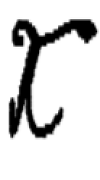
#> input picture nn/letter_imgs/X-1.png, 100 x 180 px, found by its file name
$ jupyter execute Letter_Feature_Extractor.ipynb   (shell and % lines are left out)
#> lines starting #> are read from the running program, lines starting #| are printed output that depends on the picture; after the words box and inside, x2 and y2 are one past the last pixel; in counts of white or black regions, pixels touching at a corner belong together; long printed decimals are rounded
#### 159740 Assignment 2 Addition
## <center>Feature Extration for 26 English Letters</center>
<center>17238744 Rebecca Liu</center>
<center>18043158 Yonggang Li</center>
<center>18042783 Zoe Wang   </center>

### Introduction

This application is as an addition for a larger group for seminar and assignment 2 and technically based on the <a herf=https://link.springer.com/content/pdf/10.1023%2FA%3A1022606404104.pdf>paper</a> from PETER W. FREY and DAVID J. SLATE.  <br>
#### Usage
* Scale the image size to width x height = 100 x 180 pixels.
* Specify the file path in <font color='blue'>img_file_path</font> in code block 2 below.
* Run all the code block and you will get the feature vector at the end of this notebook.

#### 16 Features
1. The horizontal position, counting pixels from the left edge of the image, of the center of the smallest rectangular box that can be drawn with all "on" pixels inside the box. <br>
2. The vertical position, counting pixels from the bottom, of the above box. <br>
3. The width, in pixels, of the box. <br>
4. The height, in pixels, of the box. <br>
5. The total number of "on" pixels in the character image.<br>
6. The mean horizontal position of all "on" pixels relative to the center of the box and divided by the width of the box. This feature has a negative value if the image is "leftheavy" as would be the case for the letter L. <br> <font color='red' >Never see NEGATIVE values in train and test data set</font>
7. The mean vertical position of all "on" pixels relative to the center of the box and divided by the height of the box. <br>
8. The mean squared value of the horizontal pixel distances as measured in 6 above. This attribute will have a higher value for images whose pixels are more widely separated in the horizontal direction as would be the case for the letters W or M.<br>
9. The mean squared value of the vertical pixel distances as measured in 7 above. <br>
10. The mean product of the horizontal and vertical distances for each "on" pixel as measured in 6 and 7 above. This attribute has a positive value for diagonal lines that run from bottom left to top right and a negative value for diagonal lines from top left to bottom right. <br><font color='red' >Never see NEGATIVE values in train and test data set</font>
11. The mean value of the squared horizontal distance tunes the vertical distance for each "on" pixel. This measures the correlation of the horizontal variance with the vertical position. <br>
12. The mean value of the squared vertical distance times the horizontal distance for each "on" pixel. This measures the correlation of the vertical variance with the horizontal position. <br>
13. The mean number of edges (an "on" pixel immediately to the right of either an "off pixel or the image boundary) encountered when making systematic scans from left to right at all vertical positions within the box. This measure distinguishes between letters like "W" or "M" and letters like "I" or "L." <br>
14. The sum of the vertical positions of edges encountered as measured in 13 above. This feature will give a higher value if there are more edges at the top of the box, as in the letter "Y."<br>
15. The mean number of edges (an "on" pixel immediately above either an "off pixel or the image boundary) encountered when making systematic scans of the image from bottom to top over all horizontal positions within the box. <br>
16. The sum of horizontal positions of edges encountered as measured in 15 above.<br>

To run the application, opencv_python library must be installed properly, run <br> <b>!pip install opencv_python</b> <br>from Jupyter Notebook.

[cell 1]
import cv2
import numpy as np
from matplotlib import pyplot as plt

[cell 2]
# initialized with 0
f_16 = [0 for x in range(16)]
binary_img = None
img_file_path = 'letter_imgs\\X-1.PNG'

[cell 3]
# Load the specified image and return the original and binarized image
def load_and_binarize(img_path):
#> called with img_path = 'letter_imgs\\X-1.PNG'
    img_o = cv2.imread(img_path)
#> img_o is the input picture: shape (180, 100, 3); min 0, max 255, mean 215.2
    ret, img_b = cv2.threshold(img_o, 127, 255, cv2.THRESH_BINARY)
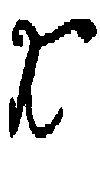
#> img_b: shape (180, 100, 3); 84% white; 1 black region, box (x1, y1, x2, y2) and area: (9, 19, 97, 138) 2873
    img_h, img_w, img_c = img_b.shape
#> img_h = 180; img_w = 100; img_c = 3
    bin_img = []
    for y in range(img_h):
        row = []
        for x in range(img_w):
            colors = img_b[y][x]
            if (colors[0] == 255):
                row.append(0)
            else:
                row.append(1)
        bin_img.append(row)
#> after the loop, bin_img = 180 items
    return [img_o, img_b, bin_img]

[cell 4]
# calculate the minimal boundary box, return the box [left, top, width, height]
def find_boundary_box(img):
    left = -1
    top = -1
    ritht = -1
    bottom = -1
    img_h = len(img)
    img_w = len(img[0])
    #scan from top and bottom to find the top and bottom
    find_top = 0
    find_bottom = False
    for y in range(img_h):
        for x in range(img_w):
            if find_top == False:
                if (img[y][x] == 1):
                    find_top = True
                    top = y
            if find_bottom == False:
                if (img[img_h-y-1][x] == 1):
                    find_bottom = True
                    bottom = img_h-y-1
            if find_bottom and find_top:
                break
        if find_bottom and find_top:
            break

    #scan from left and right to find the left and right
    find_left = False
    find_right = False
    for x in range(img_w):
        for y in range(img_h):
            if find_left == False:
                if (img[y][x] == 1):
                    find_left = True
                    left = x
            if find_right == False:
                if (img[y][img_w-x-1] == 1):
                    find_right = True
                    right = img_w-x-1
            if find_left and find_right:
                break
        if find_left and find_right:
            break

    return [left, top, right, bottom]

#### Load image and binarize, display

[cell 5]
imgs = load_and_binarize(img_file_path)
#> imgs = 3 items
titles = ['Original', 'Binarized', 'On/Off']
for i in range(3):
    plt.subplot(1,3,i+1)
    plt.imshow(imgs[i])
    plt.title(titles[i])
    plt.xticks([]), plt.yticks([])

binary_img = imgs[2]
#> binary_img = 180 items
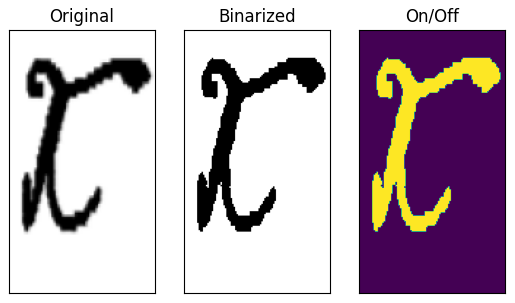
#> figure drawn by matplotlib, 3 panels

#### Calulate the boundary box, its position and size

[cell 6]
# [left, top, right, bottom]
g_box = find_boundary_box(binary_img)
#> in find_boundary_box, `img_h = len(img)`: img_h = 180
#> in find_boundary_box, `img_w = len(img[0])`: img_w = 100
#> after the loop in find_boundary_box, `for y in range(img_h):`: bottom = 137; find_bottom = True; top = 19
#> after the loop in find_boundary_box, `for x in range(img_w):`: find_left = True; left = 9; right = 96
#> g_box = [9, 19, 96, 137]
img_h = len(binary_img)
#> img_h = 180
img_w = len(binary_img[0])
#> img_w = 100
# 1. box center to left
f_16[0] = (g_box[0]+g_box[2])/2
# 2. box center to bottom
f_16[1] = int(img_h - (g_box[1] + g_box[3])/2 - 1)
# 3. width
f_16[2] = g_box[2] - g_box[0] + 1
# 4. height
f_16[3] = g_box[3] - g_box[1] + 1
print(f_16[:4])
#| [52.5, 101, 88, 119]

#### Gather the pixels features

[cell 7]
# 5. The total number of "on" pixels in the character image.
def total_on_pixels(img):
    on_pixels = 0
    for i in range(len(img)):
        on_pixels += np.sum(img[i])
    return on_pixels
f_16[4] = total_on_pixels(binary_img)
#> the loop in total_on_pixels, `for i in range(len(img)):` made 180 passes
#> on_pixels on passes 1 to 3: 0, 0, 0
#> after the loop in total_on_pixels, `for i in range(len(img)):`: on_pixels = 2873

# horizontal and vertical distances of all 'on' pixels
def h_v_distances(img):
    origin_h = len(binary_img)
    h_dis = []
    v_dis = []
    h_center = f_16[0]
    v_center = f_16[1]
    for row in range(g_box[1], g_box[3]):
        for col in range(g_box[0], g_box[2]):
            if binary_img[row][col] == 1:
                h_dis.append(col - h_center)
                v_dis.append(origin_h - row - 1 - v_center)
    return h_dis, v_dis

total_on = float(f_16[4])
#> total_on = 2873
h_dis, v_dis = h_v_distances(binary_img)
#> in h_v_distances, `origin_h = len(binary_img)`: origin_h = 180
#> in h_v_distances, `h_center = f_16[0]`: h_center = 52.5
#> in h_v_distances, `v_center = f_16[1]`: v_center = 101
#> after the loop in h_v_distances, `for row in range(g_box[1], g_box[3]):`: h_dis = 2856 values, max 42.5 at index 326, min -43.5 at index 2000, mean -12.77; v_dis = 2856 values, max 59 at index 0, min -58 at index 2842, mean 8.71
# 6. The mean horizontal position of all "on" pixels relative to the center of the box and divided by the width of the box
f_16[5] = np.sum(h_dis)/total_on/f_16[2]
# 7. The mean vertical position of all "on" pixels relative to the center of the box and divided by the height of the box.
f_16[6] = np.sum(v_dis)/total_on/f_16[3]
# 8. The mean squared value of the horizontal pixel distances as measured in 6 above.
f_16[7] = np.sum(np.power(h_dis, 2))/total_on
# 9. The mean squared value of the vertical pixel distances as measured in 7 above
f_16[8] = np.sum(np.power(v_dis, 2))/total_on
# 10. The mean product of the horizontal and vertical distances for each "on" pixel as measured in 6 and 7 above
f_16[9] = np.dot(h_dis, v_dis)/total_on
# 11. The mean value of the squared horizontal distance times the vertical distance for each "on" pixel
f_16[10] = np.dot(np.power(h_dis, 2), v_dis)/total_on
# 12. The mean value of the squared vertical distance times the horizontal distance for each "on" pixel
f_16[11] = np.dot(np.power(v_dis, 2), h_dis)/total_on

print(f_16[4:12])
#| [2873, -0.1443, 0.07275, 694.475, 1592.666, 302.042, 4879.552, -10468.946]

#### Gather the edge features

[cell 8]
# perform two scans: from left to right, from bottom to top. Returns two array for the edge positions of each scan
def find_edges(img):
    img_h = len(img)
    box_w = f_16[2]
    box_h = f_16[3]
    box_left = g_box[0]
    box_right = g_box[2]
    box_top = g_box[1]

    h_edges = 0
    v_pos = 0
    h_edges_pos = [-1 for x in range(box_h)]
    for i in range(box_w):
        x = box_left + i
        for j in range(box_h):
            y = box_top + j
            if binary_img[y][x] == 1:
                if h_edges_pos[i] == -1:
                    h_edges_pos[i] = img_h - y - 1
            else:
                if h_edges_pos[j] > -1:
                    v_pos += h_edges_pos[j]
                    h_edges_pos[j] = -1
                    h_edges += 1
    v_edges = 0
    h_pos = 0
    v_edges_pos = [-1 for x in range(box_w)]
    for i in range(box_h):
        y = box_top + i
        for j in range(box_w):
            x = box_left + j
            if binary_img[y][x] == 1:
                if v_edges_pos[j] == -1:
                    v_edges_pos[j] = x
            else:
                if v_edges_pos[j] > -1:
                    h_pos += v_edges_pos[j]
                    v_edges_pos[j] = -1
                    v_edges += 1
    return float(h_edges)/box_h, v_pos, float(v_edges)/box_w, h_pos

h_mean, v_pos, v_mean, h_pos = find_edges(binary_img)
#> in find_edges, `img_h = len(img)`: img_h = 180
#> in find_edges, `box_w = f_16[2]`: box_w = 88
#> in find_edges, `box_h = f_16[3]`: box_h = 119
#> in find_edges, `box_left = g_box[0]`: box_left = 9
#> in find_edges, `box_right = g_box[2]`: box_right = 96
#> in find_edges, `box_top = g_box[1]`: box_top = 19
#> after the loop in find_edges, `for i in range(box_w):`: h_edges = 120; v_pos = 15871
#> in find_edges, `v_edges_pos = [-1 for x in range(box_w)]`: v_edges_pos = 88 values from -1 to -1
#> after the loop in find_edges, `for i in range(box_h):`: h_pos = 6202; v_edges = 133; v_edges_pos = 88 values, max 45 at index 36, min -1 at index 0, mean 4
#> h_mean = 1.01; v_pos = 15871; v_mean = 1.51; h_pos = 6202
# 13. The mean number of edges (an "on" pixel immediately to the right of either an "off" pixel or the image boundary)
#     encountered when making systematic scans from left to right at all vertical positions within the box.
f_16[12] = h_mean
# 14. The sum of the vertical positions of edges encountered as measured in 13 above. This feature will give a higher value if
#     there are more edges at the top of the box, as in the letter "Y.“
f_16[13] = v_pos
# 15. The mean number of edges (an "on" pixel immediately above either an "off" pixel or the image boundary) encountered when
#     making systematic scans of the image from bottom to top over all horizontal positions within the box.
f_16[14] = v_mean
# 16. The sum of horizontal positions of edges encountered as measured in 15 above.
f_16[15] = h_pos

#### Scale the feature vector
Algorithm is <b>V_scaled = V*15/max(V)</b> <br>
Let's define the maximum value for each feature, since I don't have all images to find the maximum value for each feature. The values are estiamted based on the image size which has been scaled to 100x180.

[cell 9]
FEATURE_MAX = [70, 150, 100, 180, 100*180*0.4, 0.2, 0.1, 50*50, 90*90, 50*90*0.15, 50*50*10, 5*90*90, 4, 100*180, 4, 100*120]

[cell 10]
f_16_scaled = [0 for x in range(16)]
print('Before scale: ')
print (f_16)
#| [52.5, 101, 88, 119, 2873, -0.1443, 0.07275, 694.475, 1592.666, 302.042, 4879.552, -10468.946, 1.008, 15871, 1.511, 6202]
for i in range(len(f_16)):
    f_16_scaled[i] = int(float(f_16[i])/FEATURE_MAX[i]*15)
#> this loop made 16 passes
#> after the loop, f_16_scaled = [11, 10, 13, 9, 5, -10, 10, 4, 2, 6, 2, -3, 3, 13, 5, 7]
print('\nAfter scale: ')
print(f_16_scaled)
#| [11, 10, 13, 9, 5, -10, 10, 4, 2, 6, 2, -3, 3, 13, 5, 7]

$ run again, with nn/letter_imgs/A-1.PNG copied over nn/letter_imgs/X-1.png
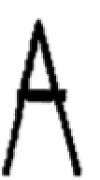
#> input picture nn/letter_imgs/A-1.PNG, 100 x 180 px, found by its file name
#> in load_and_binarize, img_o is the input picture: shape (180, 100, 3); min 0, max 255, mean 216.7
#> in load_and_binarize, `ret, img_b = cv2.threshold(img_o, 127, 255, cv2.THRESH_BINARY)`:
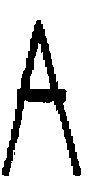
#> img_b: shape (180, 100, 3); 84.9% white; 2 black regions (1 under 20 px), largest, box (x1, y1, x2, y2) and area: (2, 20, 81, 176) 2717
#> after the loop in load_and_binarize, `for y in range(img_h):`: bin_img = 180 items
#> imgs = 3 items
#> binary_img = 180 items
#> `[cell 5] imgs = load_and_binarize(img_file_path) titles = ['Original',..`:
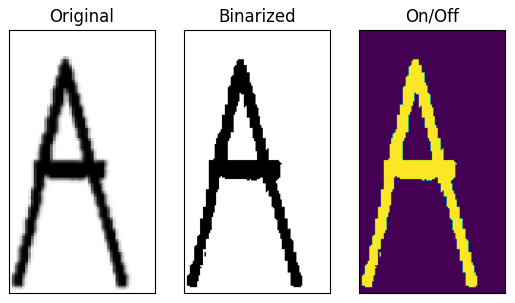
#> figure drawn by matplotlib, 3 panels
#> in find_boundary_box, `img_h = len(img)`: img_h = 180
#> in find_boundary_box, `img_w = len(img[0])`: img_w = 100
#> after the loop in find_boundary_box, `for y in range(img_h):`: bottom = 175; find_bottom = True; top = 20
#> after the loop in find_boundary_box, `for x in range(img_w):`: find_left = True; left = 2; right = 80
#> g_box = [2, 20, 80, 175]
#> `img_h = len(binary_img)`: img_h = 180
#> `img_w = len(binary_img[0])`: img_w = 100
#| [41.0, 81, 79, 156]
#> the loop in total_on_pixels, `for i in range(len(img)):` made 180 passes
#> on_pixels on passes 1 to 3: 0, 0, 0
#> after the loop in total_on_pixels, `for i in range(len(img)):`: on_pixels = 2720
#> origin_h = 180
#> h_center = 41
#> v_center = 81
#> after the loop in h_v_distances, `for row in range(g_box[1], g_box[3]):`: h_dis = 2703 values, max 38 at index 2585, min -39 at index 2601, mean -0.966; v_dis = 2703 values, max 78 at index 0, min -76 at index 2689, mean 0.0503
#| [2720, -0.01215, 0.0003205, 391.018, 1539.165, -42.235, -13488.297, -1748.540]
#> in find_edges, `img_h = len(img)`: img_h = 180
#> box_w = 79
#> box_h = 156
#> box_left = 2
#> box_right = 80
#> box_top = 20
#> after the loop in find_edges, `for i in range(box_w):`: h_edges = 87; h_edges_pos = 156 values, max 11 at index 78, min -1 at index 0, mean -0.923; v_pos = 7914
#> in find_edges, `v_edges_pos = [-1 for x in range(box_w)]`: v_edges_pos = 79 values from -1 to -1
#> after the loop in find_edges, `for i in range(box_h):`: h_pos = 3897; v_edges = 95; v_edges_pos = 79 values, max 79 at index 77, min -1 at index 0, mean 4.38
#> `h_mean, v_pos, v_mean, h_pos = find_edges(binary_img)`: h_mean = 0.558; v_pos = 7914; v_mean = 1.2; h_pos = 3897
#| [41.0, 81, 79, 156, 2720, -0.01215, 0.0003205, 391.018, 1539.165, -42.235, -13488.297, -1748.540, 0.5577, 7914, 1.203, 3897]
#> the loop `for i in range(len(f_16)):` made 16 passes
#> after the loop `for i in range(len(f_16)):`: f_16_scaled = [8, 8, 11, 13, 5, 0, 0, 2, 2, 0, -8, 0, 2, 6, 4, 4]
#| [8, 8, 11, 13, 5, 0, 0, 2, 2, 0, -8, 0, 2, 6, 4, 4]

$ run again, with nn/letter_imgs/A-2.PNG copied over nn/letter_imgs/X-1.png
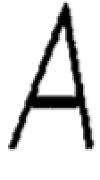
#> input picture nn/letter_imgs/A-2.PNG, 100 x 180 px, found by its file name
#> in load_and_binarize, img_o is the input picture: shape (180, 100, 3); min 0, max 255, mean 217.2
#> in load_and_binarize, `ret, img_b = cv2.threshold(img_o, 127, 255, cv2.THRESH_BINARY)`:
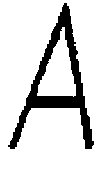
#> img_b: shape (180, 100, 3); 85.2% white; 1 black region, box (x1, y1, x2, y2) and area: (8, 3, 94, 149) 2663
#> after the loop in load_and_binarize, `for y in range(img_h):`: bin_img = 180 items
#> imgs = 3 items
#> binary_img = 180 items
#> `[cell 5] imgs = load_and_binarize(img_file_path) titles = ['Original',..`:
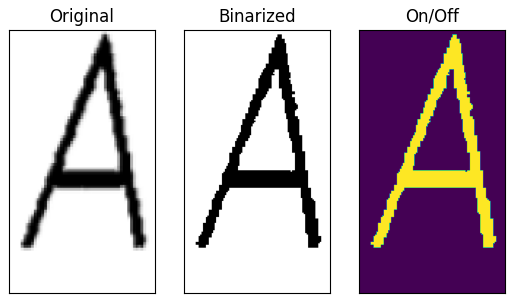
#> figure drawn by matplotlib, 3 panels
#> in find_boundary_box, `img_h = len(img)`: img_h = 180
#> in find_boundary_box, `img_w = len(img[0])`: img_w = 100
#> after the loop in find_boundary_box, `for y in range(img_h):`: bottom = 148; find_bottom = True; top = 3
#> after the loop in find_boundary_box, `for x in range(img_w):`: find_left = True; left = 8; right = 93
#> g_box = [8, 3, 93, 148]
#> `img_h = len(binary_img)`: img_h = 180
#> `img_w = len(binary_img[0])`: img_w = 100
#| [50.5, 103, 86, 146]
#> the loop in total_on_pixels, `for i in range(len(img)):` made 180 passes
#> on_pixels on passes 1 to 3: 0, 0, 0
#> after the loop in total_on_pixels, `for i in range(len(img)):`: on_pixels = 2663
#> origin_h = 180
#> h_center = 50.5
#> v_center = 103
#> after the loop in h_v_distances, `for row in range(g_box[1], g_box[3]):`: h_dis = 2647 values, max 41.5 at index 2556, min -42.5 at index 2602, mean 6.78; v_dis = 2647 values, max 73 at index 0, min -71 at index 2635, mean -6.98
#| [2663, 0.07836, -0.04754, 498.704, 1417.422, 79.329, -14342.452, 9947.228]
#> in find_edges, `img_h = len(img)`: img_h = 180
#> box_w = 86
#> box_h = 146
#> box_left = 8
#> box_right = 93
#> box_top = 3
#> after the loop in find_edges, `for i in range(box_w):`: h_edges = 103; h_edges_pos = 146 values, max 38 at index 85, min -1 at index 0, mean -0.733; v_pos = 10640
#> in find_edges, `v_edges_pos = [-1 for x in range(box_w)]`: v_edges_pos = 86 values from -1 to -1
#> after the loop in find_edges, `for i in range(box_h):`: h_pos = 6334; v_edges = 120; v_edges_pos = 86 values, max 91 at index 83, min -1 at index 0, mean 7
#> `h_mean, v_pos, v_mean, h_pos = find_edges(binary_img)`: h_mean = 0.705; v_pos = 10640; v_mean = 1.4; h_pos = 6334
#| [50.5, 103, 86, 146, 2663, 0.07836, -0.04754, 498.704, 1417.422, 79.329, -14342.452, 9947.228, 0.7055, 10640, 1.395, 6334]
#> the loop `for i in range(len(f_16)):` made 16 passes
#> after the loop `for i in range(len(f_16)):`: f_16_scaled = [10, 10, 12, 12, 5, 5, -7, 2, 2, 1, -8, 3, 2, 8, 5, 7]
#| [10, 10, 12, 12, 5, 5, -7, 2, 2, 1, -8, 3, 2, 8, 5, 7]

$ run again, with nn/letter_imgs/A-3.PNG copied over nn/letter_imgs/X-1.png
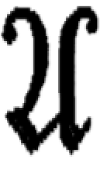
#> input picture nn/letter_imgs/A-3.PNG, 100 x 180 px, found by its file name
#> in load_and_binarize, img_o is the input picture: shape (180, 100, 3); min 0, max 255, mean 175.5
#> in load_and_binarize, `ret, img_b = cv2.threshold(img_o, 127, 255, cv2.THRESH_BINARY)`:
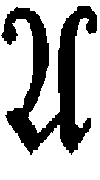
#> img_b: shape (180, 100, 3); 68.6% white; 1 black region, box (x1, y1, x2, y2) and area: (1, 6, 97, 155) 5647
#> after the loop in load_and_binarize, `for y in range(img_h):`: bin_img = 180 items
#> imgs = 3 items
#> binary_img = 180 items
#> `[cell 5] imgs = load_and_binarize(img_file_path) titles = ['Original',..`:
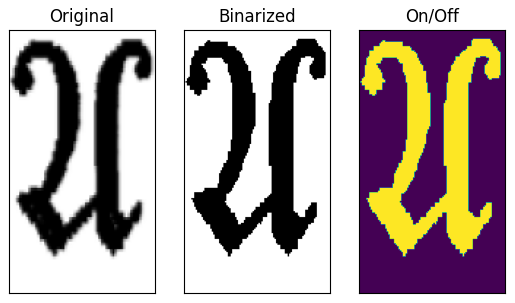
#> figure drawn by matplotlib, 3 panels
#> in find_boundary_box, `img_h = len(img)`: img_h = 180
#> in find_boundary_box, `img_w = len(img[0])`: img_w = 100
#> after the loop in find_boundary_box, `for y in range(img_h):`: bottom = 154; find_bottom = True; top = 6
#> after the loop in find_boundary_box, `for x in range(img_w):`: find_left = True; left = 1; right = 96
#> g_box = [1, 6, 96, 154]
#> `img_h = len(binary_img)`: img_h = 180
#> `img_w = len(binary_img[0])`: img_w = 100
#| [48.5, 99, 96, 149]
#> the loop in total_on_pixels, `for i in range(len(img)):` made 180 passes
#> on_pixels on passes 1 to 3: 0, 0, 0
#> after the loop in total_on_pixels, `for i in range(len(img)):`: on_pixels = 5647
#> origin_h = 180
#> h_center = 48.5
#> v_center = 99
#> after the loop in h_v_distances, `for row in range(g_box[1], g_box[3]):`: h_dis = 5628 values, max 46.5 at index 314, min -47.5 at index 1333, mean 1.19; v_dis = 5628 values, max 74 at index 0, min -73 at index 5625, mean 1.51
#| [5647, 0.01231, 0.01008, 534.103, 1927.543, 24.907, 5496.007, 2221.931]
#> in find_edges, `img_h = len(img)`: img_h = 180
#> box_w = 96
#> box_h = 149
#> box_left = 1
#> box_right = 96
#> box_top = 6
#> after the loop in find_edges, `for i in range(box_w):`: h_edges = 129; v_pos = 17205
#> in find_edges, `v_edges_pos = [-1 for x in range(box_w)]`: v_edges_pos = 96 values from -1 to -1
#> after the loop in find_edges, `for i in range(box_h):`: h_pos = 7625; v_edges = 169; v_edges_pos = 96 values, max 71 at index 70, min -1 at index 0, mean 0.406
#> `h_mean, v_pos, v_mean, h_pos = find_edges(binary_img)`: h_mean = 0.866; v_pos = 17205; v_mean = 1.76; h_pos = 7625
#| [48.5, 99, 96, 149, 5647, 0.01231, 0.01008, 534.103, 1927.543, 24.907, 5496.007, 2221.931, 0.8658, 17205, 1.760, 7625]
#> the loop `for i in range(len(f_16)):` made 16 passes
#> after the loop `for i in range(len(f_16)):`: f_16_scaled = [10, 9, 14, 12, 11, 0, 1, 3, 3, 0, 3, 0, 3, 14, 6, 9]
#| [10, 9, 14, 12, 11, 0, 1, 3, 3, 0, 3, 0, 3, 14, 6, 9]
